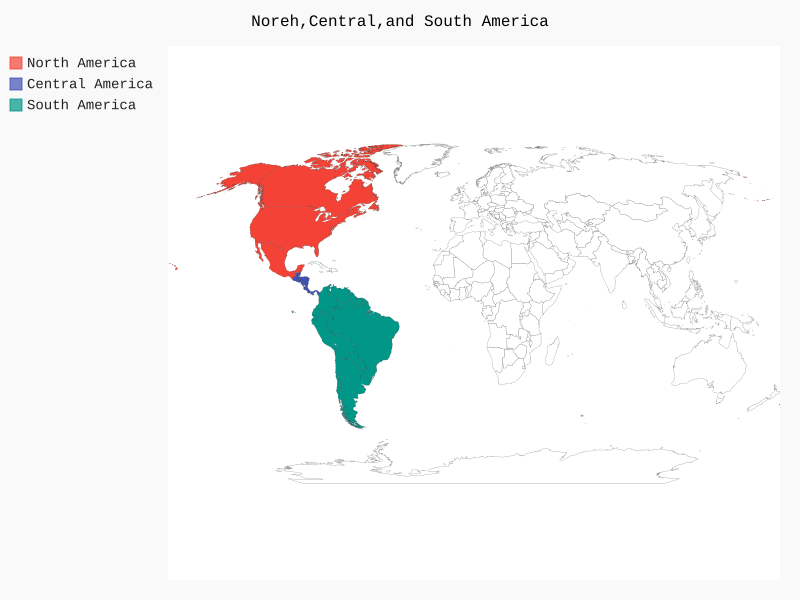

This figure's Python source:
import pygal.maps.world

wm=pygal.maps.world.World()
wm.title='Noreh,Central,and South America'

wm.add('North America', ['ca', 'mx', 'us'])
wm.add('Central America', ['bz', 'cr', 'gt', 'hn', 'ni', 'pa', 'sv'])
wm.add('South America', ['ar', 'bo', 'br', 'cl', 'co', 'ec', 'gf','gy', 'pe', 'py', 'sr', 'uy', 've'])

wm.render_to_file('americas.svg')
